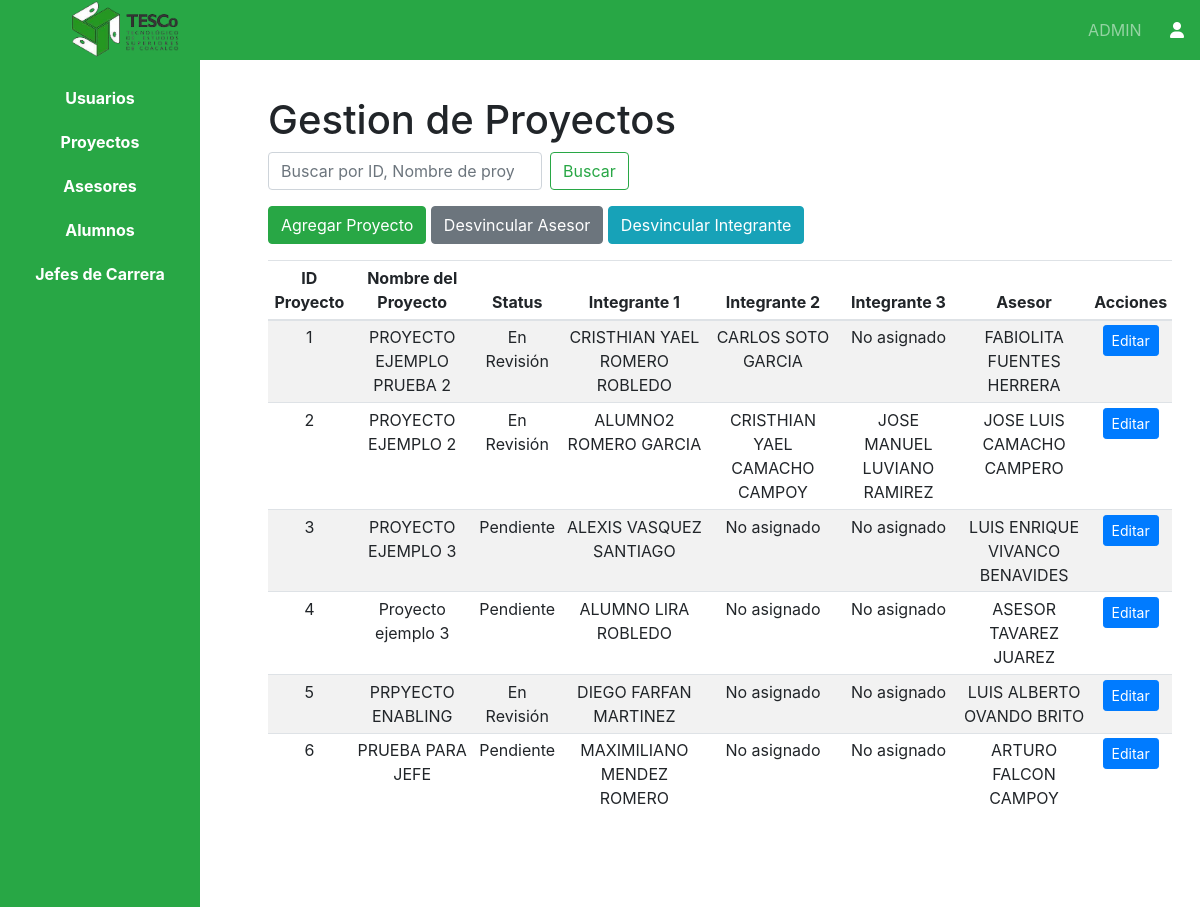
Before: /views/admin/dashboardAdminProyectos.php (signed in) with the older database file.
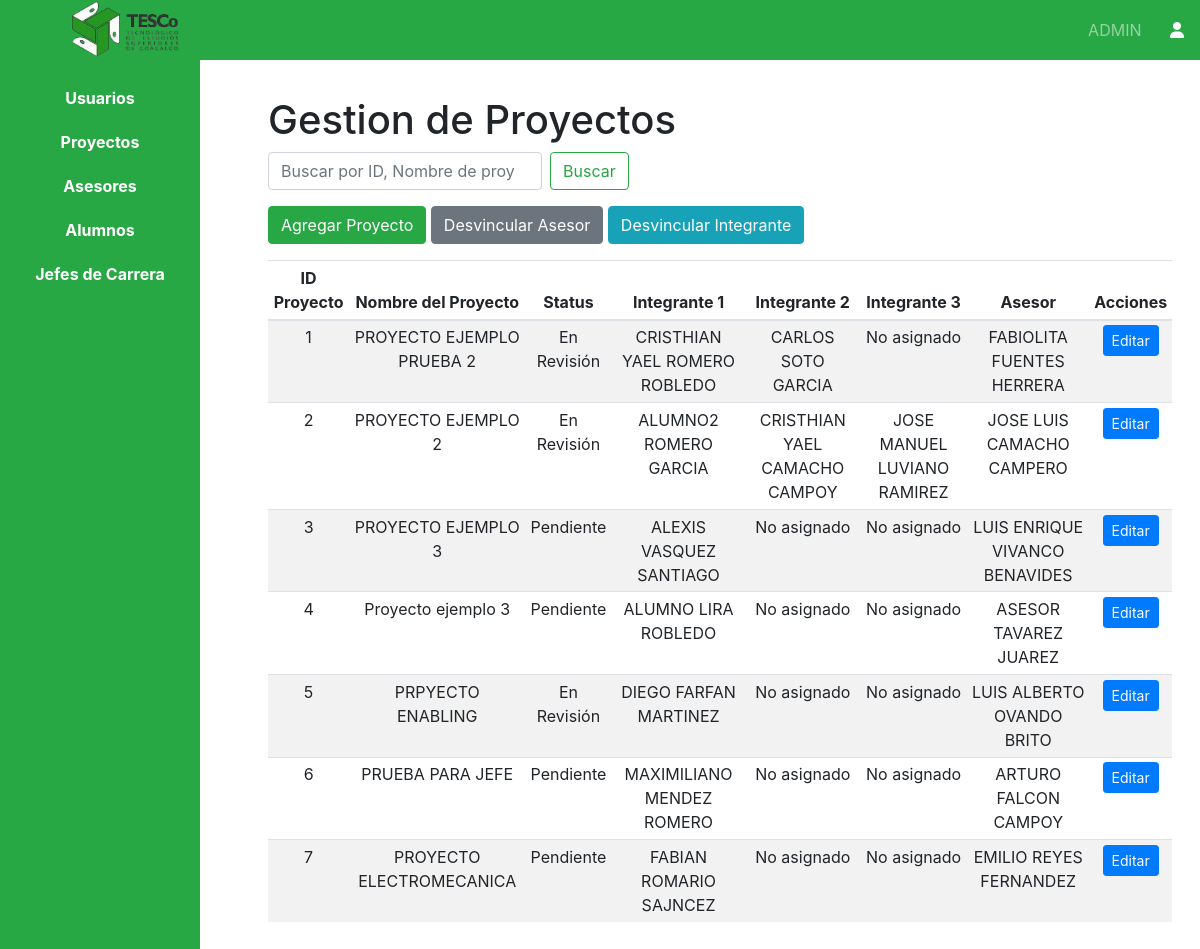
After: the same page with the newer database file.
### tables this page shows
CREATE TABLE IF NOT EXISTS `proyecto` (
  `ID_Proyecto` int NOT NULL AUTO_INCREMENT,
  `Nombre_Proyecto` varchar(200) NOT NULL,
  `Status` enum('Pendiente','En Revisión','Revisado','Completado') NOT NULL,
  `Integrante_1` int DEFAULT NULL,
  `Integrante_2` int DEFAULT NULL,
  `Integrante_3` int DEFAULT NULL,
  `Asesor` int DEFAULT NULL,
  `Archivo_Docx` varchar(255) DEFAULT NULL,
  PRIMARY KEY (`ID_Proyecto`),
  KEY `fk_proyecto_integrante_1` (`Integrante_1`),
  KEY `fk_proyecto_integrante_2` (`Integrante_2`),
  KEY `fk_proyecto_integrante_3` (`Integrante_3`),
  KEY `fk_proyecto_asesor` (`Asesor`)
);

### Views/Admin/dashboardAdminProyectos.php (the view, shortened to what the changed rows need)
<?php
include('../../includes/config.php');
?>
<!DOCTYPE html>
<html lang="es">
<head>
    <link rel="stylesheet" href="https://stackpath.bootstrapcdn.com/bootstrap/4.3.1/css/bootstrap.min.css">
    <link rel="stylesheet" href="https://cdnjs.cloudflare.com/ajax/libs/font-awesome/6.0.0-beta3/css/all.min.css">
    <link rel="stylesheet" href="<?php echo CSS_PATH; ?>docs.css">
</head>
<body>
    <div class="container-fluid page-dashboard bg-white">
        <div class="row">
            <div class="col-sm-10 content bg-white p-5 my-5 text-justify">
                <h1 id="anteproyecto">Gestion de Proyectos</h1>
                <div class="table-responsive">
                    <table class="table table-striped table-sm text-center">
                        <thead>
                            <tr>
                                <th>ID Proyecto</th>
                                <th>Nombre del Proyecto</th>
                                <th>Status</th>
                                <th>Integrante 1</th>
                                <th>Integrante 2</th>
                                <th>Integrante 3</th>
                                <th>Asesor</th>
                                <th>Acciones</th>
                            </tr>
                        </thead>
                        <tbody>
                            <?php
                            $search = isset($_GET['search']) ? $_GET['search'] : '';
                            $query = "
                                SELECT p.*,
                                       CONCAT(a.Nombres, ' ', a.Apellido_Paterno, ' ', a.Apellido_Materno) AS Nombre_Asesor,
                                       CONCAT(i1.Nombres, ' ', i1.Apellido_Paterno, ' ', i1.Apellido_Materno) AS Integrante1,
                                       CONCAT(i2.Nombres, ' ', i2.Apellido_Paterno, ' ', i2.Apellido_Materno) AS Integrante2,
                                       CONCAT(i3.Nombres, ' ', i3.Apellido_Paterno, ' ', i3.Apellido_Materno) AS Integrante3
                                FROM proyecto p
                                LEFT JOIN asesor a ON p.Asesor = a.ID_Asesor
                                LEFT JOIN alumno i1 ON p.Integrante_1 = i1.ID_Alumno
                                LEFT JOIN alumno i2 ON p.Integrante_2 = i2.ID_Alumno
                                LEFT JOIN alumno i3 ON p.Integrante_3 = i3.ID_Alumno
                                WHERE p.ID_Proyecto LIKE '%$search%'
                                   OR p.Nombre_Proyecto LIKE '%$search%'
                                   OR p.Status LIKE '%$search%'
                                   OR CONCAT(i1.Nombres, ' ', i1.Apellido_Paterno, ' ', i1.Apellido_Materno) LIKE '%$search%'
                                   OR CONCAT(i2.Nombres, ' ', i2.Apellido_Paterno, ' ', i2.Apellido_Materno) LIKE '%$search%'
                                   OR CONCAT(i3.Nombres, ' ', i3.Apellido_Paterno, ' ', i3.Apellido_Materno) LIKE '%$search%'
                                   OR CONCAT(a.Nombres, ' ', a.Apellido_Paterno, ' ', a.Apellido_Materno) LIKE '%$search%'
                                ORDER BY p.ID_Proyecto ASC";
                            $result = $connection->query($query);
                            while ($row = $result->fetch_assoc()) {
                                echo "<tr>";
                                echo "<td class='project-id'>" . htmlspecialchars($row['ID_Proyecto'] ?? '') . "</td>";
                                echo "<td>" . htmlspecialchars($row['Nombre_Proyecto'] ?? '') . "</td>";
                                echo "<td>" . htmlspecialchars($row['Status'] ?? '') . "</td>";
                                echo "<td>" . htmlspecialchars($row['Integrante1'] ?? 'No asignado') . "</td>";
                                echo "<td>" . htmlspecialchars($row['Integrante2'] ?? 'No asignado') . "</td>";
                                echo "<td>" . htmlspecialchars($row['Integrante3'] ?? 'No asignado') . "</td>";
                                echo "<td>" . htmlspecialchars($row['Nombre_Asesor'] ?? 'No asignado') . "</td>";
                                echo "<td>";
                                echo "<button type='button' class='btn btn-primary btn-sm edit-btn'>Editar</button>";
                                echo "</td>";
                                echo "</tr>";
                            }
                            ?>
                        </tbody>
                    </table>
                </div>
</body>
</html>

Changed rows visible on the page:
added proyecto: ID_Proyecto "7", Nombre_Proyecto "PROYECTO ELECTROMECANICA", Status "Pendiente", Integrante1 "FABIAN ROMARIO SAJNCEZ", Integrante2 "No asignado", Integrante3 "No asignado", Nombre_Asesor "EMILIO REYES FERNANDEZ"
